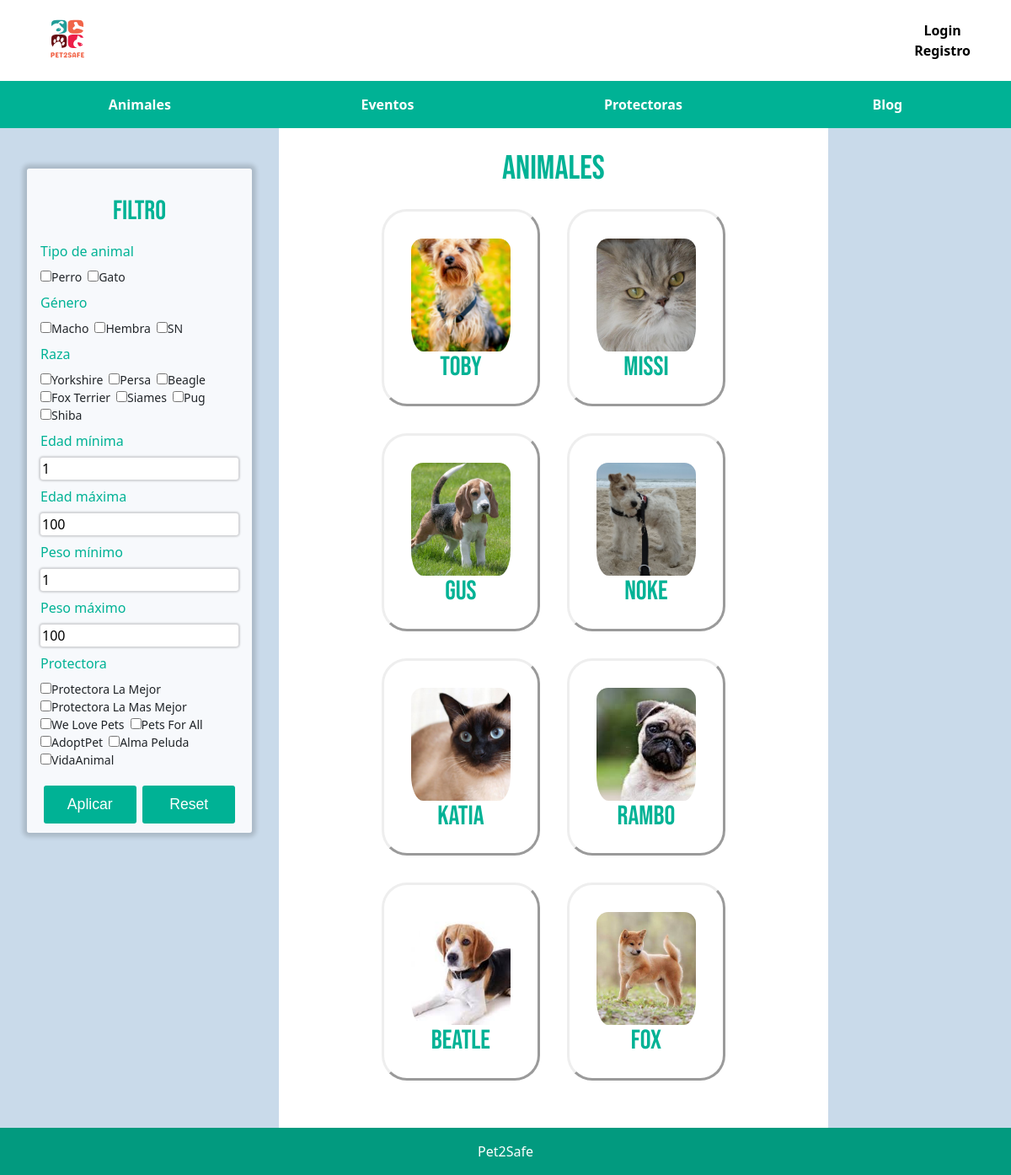
The app's page /Proyecto/animalesVista/animales.php with its own data.
### tables this page shows
CREATE TABLE `protectora` (
  `ID` int(11) NOT NULL,
  `nombre` varchar(30) NOT NULL,
  `estado` int(11) NOT NULL,
  `telefono` int(9) NOT NULL,
  `email` varchar(100) NOT NULL,
  `direccion` varchar(100) NOT NULL,
  `descripcion` varchar(512) NOT NULL,
  `imagen` varchar(30) DEFAULT NULL
);

CREATE TABLE `animales` (
  `ID` int(11) NOT NULL,
  `nombre` varchar(30) NOT NULL,
  `tipo` varchar(30) NOT NULL,
  `protectora` int(11) DEFAULT NULL,
  `edad` int(3) NOT NULL,
  `raza` varchar(30) NOT NULL,
  `genero` varchar(30) NOT NULL,
  `peso` int(3) NOT NULL,
  `imagen` varchar(30) DEFAULT NULL
);

### Proyecto/includes/animales/Animal.php (called while the page is built, shortened)
<?php
class Animal{
    private $ID;
    private $nombre;
    private $protectora;
    private $edad;
    private $raza;
    private $genero;
    private $peso;
    private $imagen;
    private function __construct($idAnimal = null, $nombreAnimal, $tipo, $protectora, $edad, $genero, $raza, $peso, $imagen = null) {
        $this->ID = $idAnimal;
        $this->nombre = $nombreAnimal;
        $this->protectora = $protectora;
        $this->edad = $edad;
        $this->raza = $raza;
        $this->genero = $genero;
        $this->peso = $peso;
        $this->imagen = $imagen;
    }
    public function getId()
    {
        return $this->ID;
    }
    public function getNombre()
    {
        return $this->nombre;
    }
    public function getProtectora()
    {
        return $this->protectora;
    }
    public function getEdad()
    {
        return $this->edad;
    }
    public function getRaza()
    {
        return $this->raza;
    }
    public function getGenero()
    {
        return $this->genero;
    }
    public function getPeso()
    {
        return $this->peso;
    }
    public function getImagen()
    {
        return $this->imagen;
    }
    public static function animalesAdoptables($filtro, $offset, $limit){
        $conn = Aplicacion::getInstance()->getConexionBd();
        $query = sprintf("SELECT * FROM animales A WHERE %s A.protectora is not null ORDER BY A.ID LIMIT $offset, $limit", $filtro);
        $rs = $conn->query($query);
        $result = false;
        $i = 0;
        if ($rs->num_rows > 0) {
            while($fila = $rs->fetch_assoc()) {
                $result[$i] = new Animal($fila['ID'], $fila['nombre'], $fila['tipo'],
                $fila['protectora'], $fila['edad'], $fila['genero'],
                $fila['raza'],  $fila['peso'], $fila['imagen']);
                $i = $i + 1;
            }
        }
        else {
            error_log("Error BD ({$conn->errno}): {$conn->error}");
        }
        return $result;
    }
    public static function cuentaAnimalesAdoptables($filtro){
        $conn = Aplicacion::getInstance()->getConexionBd();
        $query = sprintf("SELECT * FROM animales A WHERE %s A.protectora is not null", $filtro);
        $rs = $conn->query($query);
        $conteo = $rs->num_rows;
        return $conteo;
    }
    public static function getTipos(){
        $result = null;
        $conn = Aplicacion::getInstance()->getConexionBd();
        $query = sprintf("SELECT DISTINCT A.tipo FROM animales A ");
        $rs = $conn->query($query);
        if ($rs) {
            $i = 0;
            while($fila = $rs->fetch_assoc()) {
                $result[$i] = $fila['tipo'];
                $i += 1;
            }
        } else {
            error_log("Error BD ({$conn->errno}): {$conn->error}");
        }
        return $result;
    }
    public static function getRazas(){
        $result = null;
        $conn = Aplicacion::getInstance()->getConexionBd();
        $query = sprintf("SELECT DISTINCT A.raza FROM animales A ");
        $rs = $conn->query($query);
        if ($rs) {
            $i = 0;
            while($fila = $rs->fetch_assoc()) {
                $result[$i] = $fila['raza'];
                $i += 1;
            }
        } else {
            error_log("Error BD ({$conn->errno}): {$conn->error}");
        }
        return $result;
    }
}
?>

### Proyecto/includes/protectora/Protectora.php (called while the page is built, shortened)
<?php
class Protectora{
    private $ID= NULL;
    private $nombre;
    private function __construct($nombre, $estado, $telefono, $email, $direccion, $descripcion, $imagen = null, $ID = null){
        $this->ID = $ID;
        $this->nombre = $nombre;
    }
    public static function buscaPorId($idProtectora)
    {
        $conn = Aplicacion::getInstance()->getConexionBd();
        $query = sprintf("SELECT * FROM protectora WHERE ID=%d", $idProtectora);
        $rs = $conn->query($query);
        $result = null;
        if ($rs) {
            $fila = $rs->fetch_assoc();
            if ($fila) {
                $result = new Protectora($fila['nombre'],  $fila['estado'], $fila['telefono'],
                            $fila['email'], $fila['direccion'], $fila['descripcion'], $fila['imagen'],
                            $fila['ID']);
            }
        } else {
            error_log("Error BD ({$conn->errno}): {$conn->error}");
        }
        return $result;
    }
    public static function buscaPorEstado($estadoProtectora, $offset = NULL, $limit = NULL)
    {
        $conn = Aplicacion::getInstance()->getConexionBd();
        if($offset == null && $limit == null){
            $query = sprintf("SELECT * FROM protectora WHERE estado='%s'", $estadoProtectora);
        }
        else{
            $query = sprintf("SELECT * FROM protectora WHERE estado='%s' ORDER BY ID LIMIT $offset, $limit", $estadoProtectora);
        }
        $rs = $conn->query($query);
        $result = null;
        $i = 0;
        if ($rs->num_rows > 0) {
            while($fila = $rs->fetch_assoc()) {
               $result[$i] = new Protectora($fila['nombre'],  $fila['estado'], $fila['telefono'],
                            $fila['email'], $fila['direccion'], $fila['descripcion'], $fila['imagen'],
                            $fila['ID']);
               $i = $i + 1;
            }
        }
        else {
            error_log("Error BD ({$conn->errno}): {$conn->error}");
        }
        return $result;
    }
    public function getId()
    {
        return $this->ID;
    }
    public function getNombre()
    {
        return $this->nombre;
    }
}
?>

### Proyecto/includes/config.php (called while the page is built, shortened)
<?php
spl_autoload_register(function ($class) {
    $prefix = 'es\\ucm\\fdi\\aw\\';
    $base_dir = __DIR__ . '/';
    $len = strlen($prefix);
    $relative_class = substr($class, $len);
    $file = $base_dir . str_replace('\\', '/', $relative_class) . '.php';
});

### Proyecto/animalesVista/animales.php (the view, shortened to what this page needs)
<?php
require_once dirname(__DIR__,1).'/includes/config.php';
function mostrarAnimales(){
    $animalesPorPagina = 9;
    $pagina = 1;
    $limit = $animalesPorPagina;
    $offset = ($pagina - 1) * $animalesPorPagina;
    $filtro = filtro();
    $conteo = Animal::cuentaAnimalesAdoptables($filtro);
    $paginas = ceil($conteo / $limit);
    $animales = Animal::animalesAdoptables($filtro, $offset, $limit);
    $html = ' ';
    if($animales){
        $html .= "<div class=\"listaSeccion\">";
        foreach($animales as $animal){
            $nombre = $animal->getNombre();
            $idAnimal = $animal->getId();
            $idprotectora = $animal->getProtectora();
            $protectora = Protectora::buscaPorId($idprotectora);
            $imagen=$animal->getImagen();
            $htmlImagenes = ' ';
            if ($imagen){
                $rutaImagenes = $imagen;
                $rutaImg = implode(DIRECTORY_SEPARATOR, [RUTA_IMAGENES_ANIMALES_MOSTRAR, $rutaImagenes]);
                $htmlImagenes = "<a href='./animal.php?id=$idAnimal'><img src=\"$rutaImg\"class=\"imgLista\"></a>
                </a>";
            }else{
                $rutaImagenes = "pordefecto.jpeg";
                $rutaImg = implode(DIRECTORY_SEPARATOR, [RUTA_IMAGENES_ANIMALES_MOSTRAR, $rutaImagenes]);
                $htmlImagenes = "<a href='./animal.php?id=$idAnimal'><img src=\"$rutaImg\"class=\"imgLista\"></a>
                </a>";
            }
            $html .= "<div class=\"contenedorLista\">
                         <div>
                            $htmlImagenes
                            <a href='./animal.php?id=$idAnimal'><h2> $nombre</h2></a>
                        </div>
                    </div>";
        }
        $html .= "</div>
            <ul class=\"paginacion\">";
        $html .= "</ul>";
    }
    else{
        $html = '<p>¡VAYA! Parece que no hay animales en adopción...</p>
                <a href= \'/animalesVista/animales.php\'>
                <img src="/img/errorbusquedaAnimales.gif" id ="errorAnimales" alt = "error">
                </a>';
    }
    return $html;
}
function filtro(){
    $filtro = "";
    return $filtro;
}
$listarAnimales = mostrarAnimales();
$form = new FormularioFiltroAnimales();
$formFiltro = $form->gestiona();
$contenidoSideBarIzq = <<< EOS
<div id="filtro">
    <h2> Filtro </h2>
    $formFiltro
</div>
EOS;
$contenidoPrincipal = <<<EOS
<div class="seccion">
    <h1>Animales</h1>
    $listarAnimales
</div>
EOS;
require dirname(__DIR__,1).'/includes/vistas/plantillas/plantilla.php';

### Proyecto/includes/animales/FormularioFiltroAnimales.php (shortened to what this page needs)
<?php
class FormularioFiltroAnimales extends Formulario
{
    private $tiposGenero=[
        0=>"Macho",
        1=>"Hembra",
        2 =>"SN",
    ];
    protected function generaCamposTipo(&$datos){
        $html='';
        if(Animal::getTipos()){
            foreach(Animal::getTipos() as $tipoAnimal ){
                $checked="";
                $html.="<div><input type=\"checkbox\" name=\"tipo[]\" value=\"$tipoAnimal\" $checked>$tipoAnimal</div>";
            }
        }
            return $html;
    }
    protected function generaCamposRaza(&$datos){
        $html='';
        if(Animal::getTipos()){
            foreach(Animal::getRazas() as $razaAnimal ){
                $checked="";
                $html.="<div><input type=\"checkbox\" name=\"raza[]\" value=\"$razaAnimal\" $checked>$razaAnimal</div>";
            }
        }
        return $html;
    }
    protected function generaCamposProtectora(&$datos){
        $html='';
        $protectoras = Protectora::buscaPorEstado(Protectora::ACTIVA);
        if($protectoras){
            foreach($protectoras as $protectora ){
                $nombre=$protectora->getNombre();
                $id = $protectora->getId();
                $checked="";
                $html.="<div><input type=\"checkbox\" name=\"protectora[]\" value=\"$id\" $checked />$nombre</div>";
            }
        }
        return $html;
    }
    protected function generaCamposGenero(&$datos){
        $html='';
        foreach($this->tiposGenero as $genero ){
            $html.="<div><input type=\"checkbox\" name=\"genero[]\" value=\"$genero\"$ />$genero</div>";
        }
        return $html;
    }
    protected function generaCamposFormulario(&$datos){
        $tipo = self::generaCamposTipo($datos);
        $raza = self::generaCamposRaza($datos);
        $protectora = self::generaCamposProtectora($datos);
        $genero =  self::generaCamposGenero($datos);
        $edadmin = $datos['edadmin'] ?? '1';
        $edadmax = $datos['edadmax'] ?? '100';
        $pesomin = $datos['pesomin'] ?? '1';
        $pesomax = $datos['pesomax'] ?? '100';
        $htmlErroresGlobales = self::generaListaErroresGlobales($this->errores);
        $erroresCampos = self::generaErroresCampos(['tipo','raza','protectora','genero','edadmin', 'edadmax', 'pesomin', 'pesomax'], $this->errores, 'span', array('class' => 'error'));
        $html = <<<EOF
        $htmlErroresGlobales
            <div class="campoFiltroCheckbox">
                <label>Tipo de animal</label>
                <div>
                    $tipo
                </div>
            </div>
            <div class="campoFiltroCheckbox">
            <label for="genero">Género</label>
                <div>
                    $genero
                </div>
            </div>
            <div class="campoFiltroCheckbox">
                <label for="raza">Raza</label>
                <div>
                    $raza
                </div>
            </div>
            <div class="campoFiltro">
                <label for="edadmin">Edad mínima</label>
                <input id="edadmin" type="number" name="edadmin" value="$edadmin" min ="0"/>
                {$erroresCampos['edadmin']}
            </div>
            <div class="campoFiltro">
                <label for="edadmax">Edad máxima</label>
                <input id="edadmax" type="number" name="edadmax" value="$edadmax" min ="0" />
                <span id="errorEdad"></span>
                {$erroresCampos['edadmax']}
            </div>
            <div class="campoFiltro">
                <label for="pesomin">Peso mínimo</label>
                <input id="pesomin" type="number" name="pesomin" value="$pesomin" min ="0" />
                {$erroresCampos['pesomin']}
            </div>
            <div class="campoFiltro">
                <label for="pesomax">Peso máximo</label>
                <input id="pesomax" type="number" name="pesomax" value="$pesomax"min ="0"/>
                <span id="errorPeso"></span>
                {$erroresCampos['pesomax']}
            </div>
            <div class="campoFiltroCheckbox">
                <label for="">Protectora</label>
                <div>
                    $protectora
                </div>
            </div>
            <div id="botonesFiltro">
                <button type="submit" id='botonFiltro'>Aplicar</button>
                <input type="button" id='botonFiltro' onclick=" location.href='animales.php' " value="Reset" name="Reset" />
            </div>
        EOF;
        return $html;
    }
}

### records on screen
protectora: nombre "Protectora La Mejor"
protectora: nombre "Protectora La Mas Mejor"
protectora: nombre "We Love Pets"
protectora: nombre "Pets For All"
protectora: nombre "AdoptPet"
protectora: nombre "Alma Peluda"
protectora: nombre "VidaAnimal"
animales: imagen (picture), nombre "Toby"
animales: imagen (picture), nombre "Missi"
animales: imagen (picture), nombre "Gus"
animales: imagen (picture), nombre "Noke"
animales: imagen (picture), nombre "Katia"
animales: imagen (picture), nombre "Rambo"
animales: imagen (picture), nombre "Beatle"
animales: imagen (picture), nombre "Fox"

### other values on screen
$tipoAnimal "Perro"
$tipoAnimal "Gato"
$genero "Macho"
$genero "Hembra"
$genero "SN"
$razaAnimal "Yorkshire"
$razaAnimal "Persa"
$razaAnimal "Beagle"
$razaAnimal "Fox Terrier"
$razaAnimal "Siames"
$razaAnimal "Pug"
$razaAnimal "Shiba"
